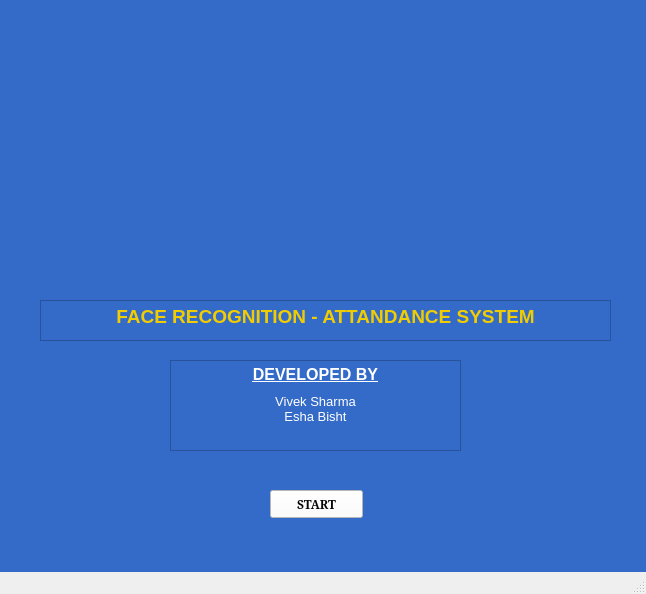
<?xml version="1.0" encoding="UTF-8"?>
<ui version="4.0">
 <class>MainWindow</class>
 <widget class="QMainWindow" name="MainWindow">
  <property name="geometry">
   <rect>
    <x>0</x>
    <y>0</y>
    <width>646</width>
    <height>594</height>
   </rect>
  </property>
  <property name="windowTitle">
   <string>Face Recognition PyQt App</string>
  </property>
  <property name="windowIcon">
   <iconset>
    <normaloff>Icon.png</normaloff>Icon.png</iconset>
  </property>
  <property name="styleSheet">
   <string notr="true">color: rgb(30, 82, 255);</string>
  </property>
  <widget class="QWidget" name="centralwidget">
   <widget class="QWidget" name="widget" native="true">
    <property name="geometry">
     <rect>
      <x>0</x>
      <y>0</y>
      <width>651</width>
      <height>601</height>
     </rect>
    </property>
    <property name="styleSheet">
     <string notr="true">background-color: rgb(52, 107, 200);</string>
    </property>
    <widget class="QPushButton" name="Start_Button">
     <property name="geometry">
      <rect>
       <x>270</x>
       <y>490</y>
       <width>93</width>
       <height>28</height>
      </rect>
     </property>
     <property name="font">
      <font>
       <family>MS Serif</family>
       <weight>75</weight>
       <bold>true</bold>
      </font>
     </property>
     <property name="styleSheet">
      <string notr="true">color: rgb(7, 7, 7);
background-color: rgb(255, 255, 255);</string>
     </property>
     <property name="text">
      <string>START</string>
     </property>
    </widget>
    <widget class="QLabel" name="lable">
     <property name="geometry">
      <rect>
       <x>70</x>
       <y>-10</y>
       <width>421</width>
       <height>351</height>
      </rect>
     </property>
     <property name="sizePolicy">
      <sizepolicy hsizetype="Expanding" vsizetype="Expanding">
       <horstretch>0</horstretch>
       <verstretch>0</verstretch>
      </sizepolicy>
     </property>
     <property name="text">
      <string/>
     </property>
     <property name="pixmap">
      <pixmap>Project Logo.png</pixmap>
     </property>
    </widget>
    <widget class="QTextBrowser" name="textBrowser">
     <property name="geometry">
      <rect>
       <x>170</x>
       <y>360</y>
       <width>291</width>
       <height>91</height>
      </rect>
     </property>
     <property name="styleSheet">
      <string notr="true">color: rgb(255, 255, 255);
</string>
     </property>
     <property name="html">
      <string>&lt;!DOCTYPE HTML PUBLIC &quot;-//W3C//DTD HTML 4.0//EN&quot; &quot;http://www.w3.org/TR/REC-html40/strict.dtd&quot;&gt;
&lt;html&gt;&lt;head&gt;&lt;meta name=&quot;qrichtext&quot; content=&quot;1&quot; /&gt;&lt;style type=&quot;text/css&quot;&gt;
p, li { white-space: pre-wrap; }
&lt;/style&gt;&lt;/head&gt;&lt;body style=&quot; font-family:'MS Shell Dlg 2'; font-size:7.8pt; font-weight:400; font-style:normal;&quot;&gt;
&lt;p align=&quot;center&quot; style=&quot; margin-top:0px; margin-bottom:0px; margin-left:0px; margin-right:0px; -qt-block-indent:0; text-indent:0px;&quot;&gt;&lt;span style=&quot; font-size:12pt; font-weight:600; text-decoration: underline;&quot;&gt;DEVELOPED BY&lt;/span&gt;&lt;/p&gt;
&lt;p align=&quot;center&quot; style=&quot;-qt-paragraph-type:empty; margin-top:0px; margin-bottom:0px; margin-left:0px; margin-right:0px; -qt-block-indent:0; text-indent:0px; font-size:6pt; font-weight:600; text-decoration: underline;&quot;&gt;&lt;br /&gt;&lt;/p&gt;
&lt;p align=&quot;center&quot; style=&quot; margin-top:0px; margin-bottom:0px; margin-left:0px; margin-right:0px; -qt-block-indent:0; text-indent:0px;&quot;&gt;&lt;span style=&quot; font-size:10pt;&quot;&gt;Vivek Sharma&lt;/span&gt;&lt;/p&gt;
&lt;p align=&quot;center&quot; style=&quot; margin-top:0px; margin-bottom:0px; margin-left:0px; margin-right:0px; -qt-block-indent:0; text-indent:0px;&quot;&gt;&lt;span style=&quot; font-size:10pt;&quot;&gt;Esha Bisht&lt;/span&gt;&lt;/p&gt;&lt;/body&gt;&lt;/html&gt;</string>
     </property>
    </widget>
    <widget class="QTextBrowser" name="textBrowser_2">
     <property name="geometry">
      <rect>
       <x>40</x>
       <y>300</y>
       <width>571</width>
       <height>41</height>
      </rect>
     </property>
     <property name="styleSheet">
      <string notr="true">color: rgb(241, 204, 0);
border-color: rgb(52, 107, 200);
background-color: rgb(52, 107, 200);
</string>
     </property>
     <property name="html">
      <string>&lt;!DOCTYPE HTML PUBLIC &quot;-//W3C//DTD HTML 4.0//EN&quot; &quot;http://www.w3.org/TR/REC-html40/strict.dtd&quot;&gt;
&lt;html&gt;&lt;head&gt;&lt;meta name=&quot;qrichtext&quot; content=&quot;1&quot; /&gt;&lt;style type=&quot;text/css&quot;&gt;
p, li { white-space: pre-wrap; }
&lt;/style&gt;&lt;/head&gt;&lt;body style=&quot; font-family:'MS Shell Dlg 2'; font-size:7.8pt; font-weight:400; font-style:normal;&quot;&gt;
&lt;p align=&quot;center&quot; style=&quot; margin-top:0px; margin-bottom:0px; margin-left:0px; margin-right:0px; -qt-block-indent:0; text-indent:0px;&quot;&gt;&lt;span style=&quot; font-size:14pt; font-weight:600;&quot;&gt;FACE RECOGNITION - ATTANDANCE SYSTEM&lt;/span&gt;&lt;/p&gt;&lt;/body&gt;&lt;/html&gt;</string>
     </property>
    </widget>
    <zorder>lable</zorder>
    <zorder>Start_Button</zorder>
    <zorder>textBrowser</zorder>
    <zorder>textBrowser_2</zorder>
   </widget>
  </widget>
  <widget class="QStatusBar" name="statusbar"/>
 </widget>
 <resources/>
 <connections/>
</ui>
